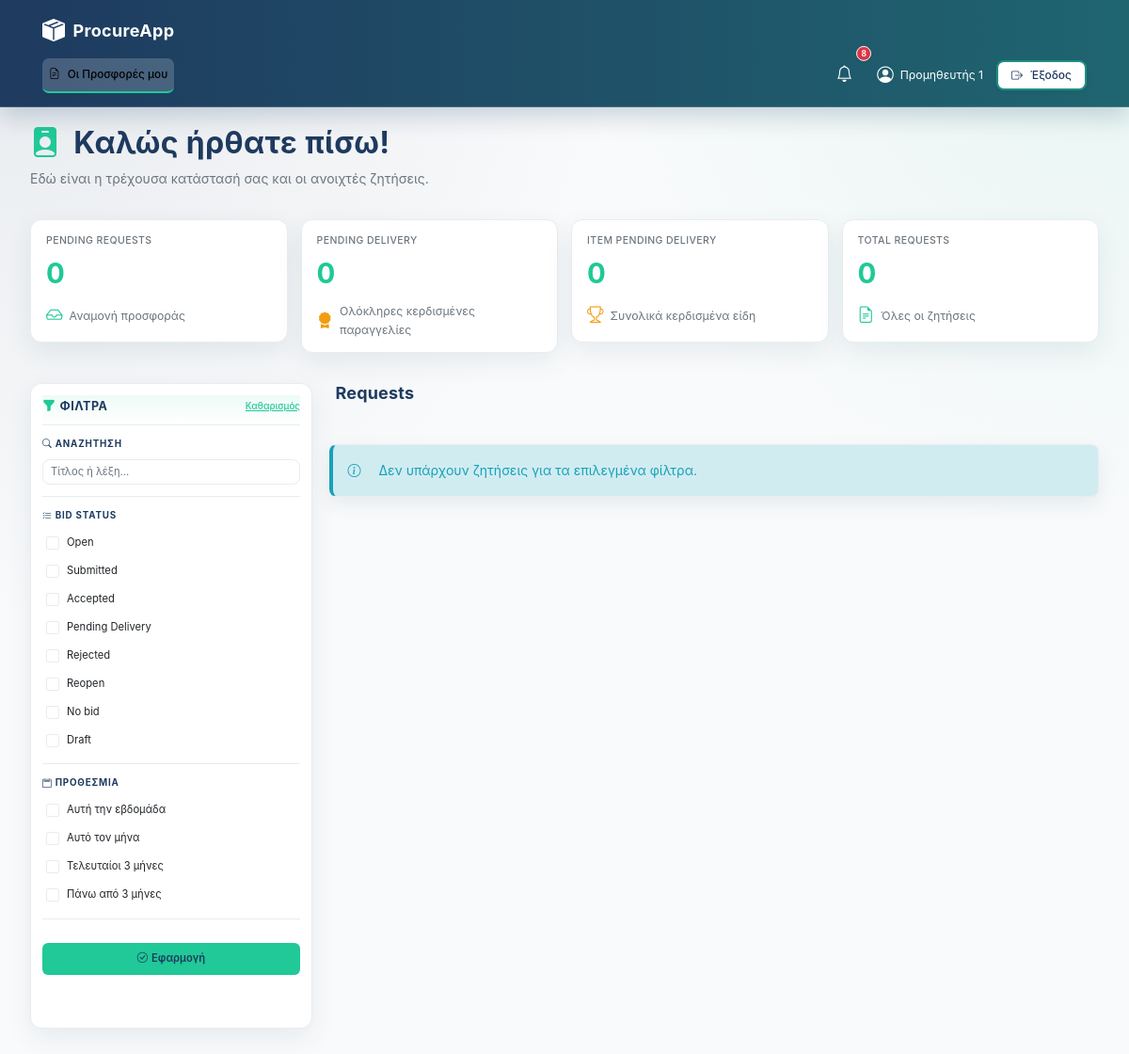
/supplier/ (signed in), run on an earlier commit of the app's database.
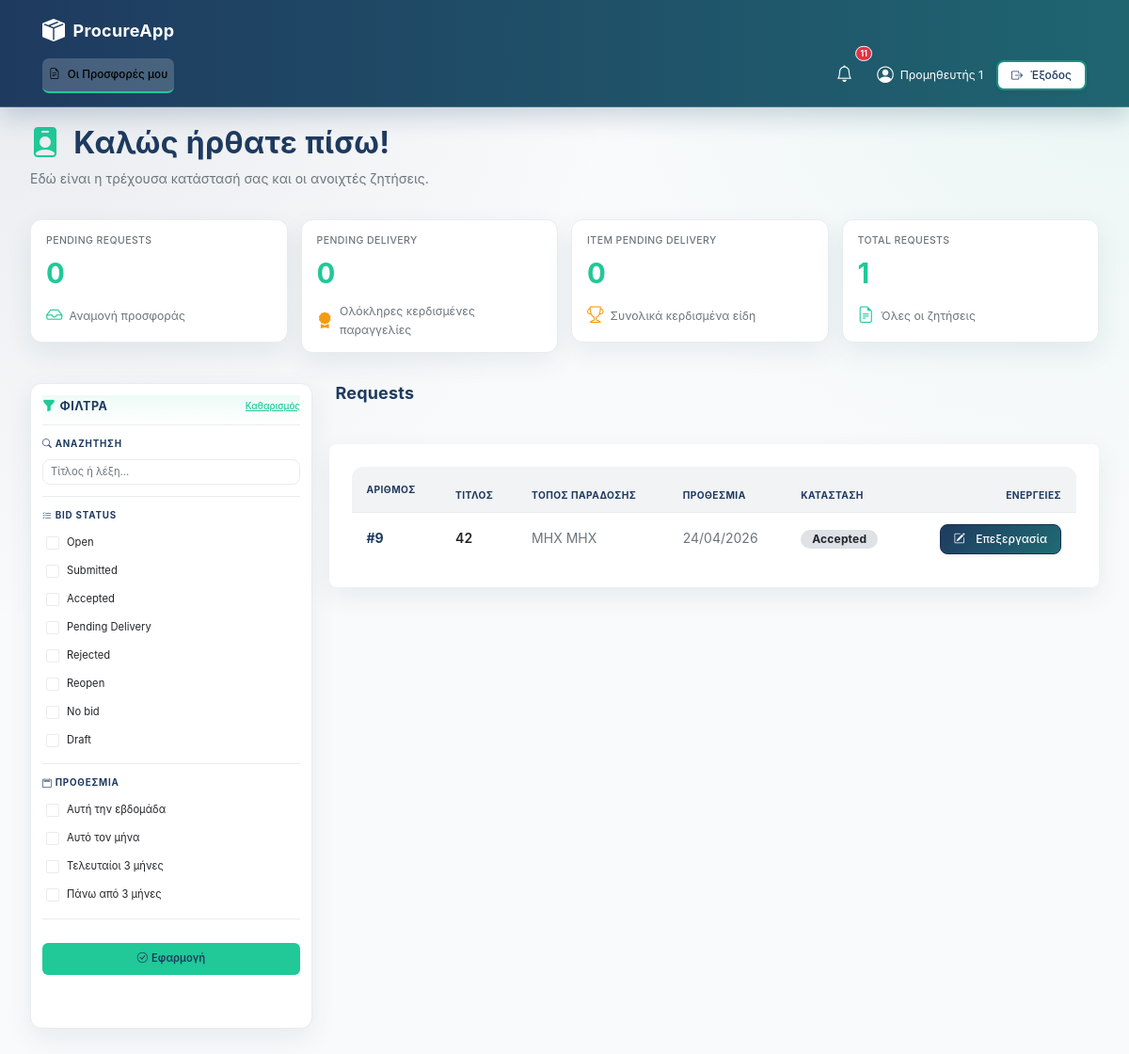
And on a later commit of the database.
### models.py (models this page shows)
class RequestRFQ(db.Model):
    __tablename__ = "requests"
    id = db.Column(db.Integer, primary_key=True)
    title = db.Column(db.String(200), nullable=False)
    description = db.Column(db.Text, nullable=True)
    documents = db.Column(db.String(255), nullable=True)
    created_by = db.Column(db.String(100), nullable=False)
    created_at = db.Column(db.DateTime, default=datetime.utcnow)
    delivery_location = db.Column(db.String(255), nullable=True)
    receiving_manager = db.Column(db.String(120), nullable=True)
    phone = db.Column(db.String(50), nullable=True)
    submit_deadline = db.Column(db.DateTime, nullable=False)
    delivery_deadline = db.Column(db.DateTime, nullable=False)
    status = db.Column(db.String(20), default=RFQStatus.PENDING)
    status_changed_at = db.Column(db.DateTime, default=datetime.utcnow)
    approved_by = db.Column(db.String(100), nullable=True)
    approved_at = db.Column(db.DateTime, nullable=True)
    denial_reason = db.Column(db.Text, nullable=True)
    winning_bid_id = db.Column(db.Integer, db.ForeignKey('bids.id'), nullable=True)
    cost_center_id = db.Column(db.Integer, db.ForeignKey('cost_centers.id'), nullable=True)
    estimated_budget = db.Column(db.Numeric(12, 2), nullable=True)
    priority = db.Column(db.String(20), default='normal', nullable=False)
    category = db.Column(db.String(50), nullable=True)
    award_date = db.Column(db.DateTime, nullable=True)
    cost_center = db.relationship('CostCenter', backref='rfqs')
    items = db.relationship('RequestItem', backref='rfq', lazy=True, cascade="all, delete-orphan")
    bids = db.relationship('Bid', backref='rfq', lazy=True, foreign_keys="[Bid.request_id]", cascade="all, delete-orphan")
    allowed_suppliers = db.relationship('AllowedSupplier', backref='rfq', lazy=True, cascade="all, delete-orphan")

### app/routes/supplier.py (the view, shortened to what this page needs)
@supplier_bp.route("/")
@require_role("supplier")
def dashboard():
    from models import AllowedSupplier, User
    page = request.args.get('page', 1, type=int)
    per_page = 10
    status_filters = [
        v for v in _parse_multi_values(request.args, 'status')
        if v in {'open', 'submitted', 'accepted', 'awarded', 'rejected', 'reopen', 'no_bid', 'draft'}
    ]
    q = (request.args.get('q') or '').strip()
    bid_state_filters = [v for v in _parse_multi_values(request.args, 'bid_state') if v in {'submitted', 'draft', 'reopen', 'rejected', 'no_bid'}]
    deadline_filters = [v for v in _parse_multi_values(request.args, 'deadline') if v in {'week', 'month', 'quarter', 'older'}]
    username = session.get('username')
    supplier_name = session.get('name')
    supplier_user = User.query.filter_by(username=username).first()
    allowed_rfq_ids = [a.request_id for a in AllowedSupplier.query.filter_by(
        supplier_username=username
    ).all()]
    qry = RequestRFQ.query.filter(RequestRFQ.id.in_(allowed_rfq_ids)) if allowed_rfq_ids else RequestRFQ.query.filter(RequestRFQ.id == -1)
    qry = qry.filter(RequestRFQ.status.in_(SUPPLIER_VISIBLE_RFQ_STATUSES))
    if q:
        like = f"%{q}%"
        qry = qry.filter(or_(
            RequestRFQ.title.ilike(like),
            RequestRFQ.description.ilike(like)
        ))
    all_rfqs = qry.order_by(RequestRFQ.created_at.desc()).all()
    supplier_bids = Bid.query.filter_by(
        supplier_id=supplier_user.id if supplier_user else None
    ).order_by(Bid.created_at.desc(), Bid.id.desc()).all() if supplier_user else []
    reopen_bid_ids = {
        r.bid_id for r in BidRevision.query.filter(
            BidRevision.bid_id.in_([b.id for b in supplier_bids])
        ).all()
    } if supplier_bids else set()
    bids_map = {}
    for bid in supplier_bids:
        if bid.request_id not in bids_map:
            bids_map[bid.request_id] = bid
    awards = ItemAward.query.join(
        RequestRFQ, ItemAward.request_id == RequestRFQ.id
    ).filter(
        ItemAward.supplier_name == supplier_name,
        RequestRFQ.status.in_([RFQStatus.CLOSED, RFQStatus.RECEIVED])
    ).all()
    award_request_ids = {a.request_id for a in awards}
    awarded_bid_ids = {a.bid_id for a in awards}
    filtered_rfqs = list(all_rfqs)
    if status_filters:
        filtered_rfqs = [
            r for r in filtered_rfqs
            if _get_supplier_rfq_status(r, bids_map.get(r.id), reopen_bid_ids, awarded_bid_ids) in status_filters
        ]
    pending_count = 0
    submitted_count = 0
    bid_values = []
    for rfq in filtered_rfqs:
        if rfq.id in bids_map:
            bid = bids_map[rfq.id]
            if bid.status == BidStatus.SUBMITTED:
                submitted_count += 1
            if bid.price:
                bid_values.append(float(bid.price))
        else:
            if rfq.status in [RFQStatus.OPEN, RFQStatus.PENDING_FINAL_APPROVAL]:
                pending_count += 1
    filtered_request_ids = {rfq.id for rfq in filtered_rfqs}
    awards_count = len([
        aw for aw in awards
        if aw.request_item_id is not None and aw.request_id in filtered_request_ids
    ])
    non_shipping_item_counts = {}
    if filtered_request_ids:
        for item in RequestItem.query.filter(RequestItem.request_id.in_(filtered_request_ids)).all():
            non_shipping_item_counts[item.request_id] = non_shipping_item_counts.get(item.request_id, 0) + 1
    supplier_awarded_items_by_request = {}
    for aw in awards:
        if aw.request_item_id is None or aw.request_id not in filtered_request_ids:
            continue
        supplier_awarded_items_by_request.setdefault(aw.request_id, set()).add(aw.request_item_id)
    full_awarded_count = 0
    for request_id in filtered_request_ids:
        total_items = non_shipping_item_counts.get(request_id, 0)
        if total_items <= 0:
            continue
        awarded_items = len(supplier_awarded_items_by_request.get(request_id, set()))
        if awarded_items >= total_items:
            full_awarded_count += 1
    total_awards_value = Decimal(0)
    for award in awards:
        total_awards_value += (award.line_total or Decimal(0))
    avg_bid_value = sum(bid_values) / len(bid_values) if bid_values else 0
    win_rate = (full_awarded_count / submitted_count * 100) if submitted_count > 0 else 0
    total_items = len(filtered_rfqs)
    total_pages = (total_items + per_page - 1) // per_page
    start_idx = (page - 1) * per_page
    paginated_rfqs = filtered_rfqs[start_idx : start_idx + per_page]
    return render_template("supplier_dash_improved.html",
                         rfqs=paginated_rfqs,
                         status_filters=status_filters,
                         q=q,
                         bid_state_filters=bid_state_filters,
                         deadline_filters=deadline_filters,
                         page=page,
                         total_pages=total_pages,
                         bids_map=bids_map,
                         reopen_bid_ids=reopen_bid_ids,
                         awarded_bid_ids=awarded_bid_ids,
                         pending_count=pending_count,
                         submitted_count=submitted_count,
                         full_awarded_count=full_awarded_count,
                         awards_count=awards_count,
                         avg_bid_value=avg_bid_value,
                         total_awards_value=total_awards_value,
                         win_rate=win_rate,
                         now=datetime.now())

### app/auth.py (called while the page is built)
def require_roles(*roles):
    def wrap(fn):
        @wraps(fn)
        def inner(*args, **kwargs):
            if session.get("role") not in roles:
                flash("Δεν έχεις δικαίωμα πρόσβασης.", "danger")
                return redirect(url_for("auth.login"))
            return fn(*args, **kwargs)
        return inner
    return wrap

### app/routes/supplier.py (called while the page is built, shortened)
def _parse_multi_values(args, key):
    values = []
    return values

### templates/supplier_dash_improved.html (shortened to what the changed rows need)
{% extends "base.html" %}
{% block content %}
<div class="d-flex justify-content-between align-items-center mb-8">
  <div>
    <h1 class="mb-2" style="color: var(--color-navy);">
      <i class="bi bi-person-badge-fill me-3" style="color: var(--color-teal);"></i>Καλώς ήρθατε πίσω!
    </h1>
  </div>
</div>
<div class="row g-4 mb-8 supplier-kpi-grid">
  <div class="col-12 col-sm-6 col-lg-3">
    <div class="kpi-card accent-teal">
      <div class="kpi-card-title">Total requests</div>
      <div class="kpi-card-value">{{ rfqs|length if rfqs else 0 }}</div>
      <div class="d-flex align-items-center gap-2">
        <i class="bi bi-file-earmark-text" style="font-size: 1.25rem; color: var(--color-teal);"></i>
        <span class="small" style="color: var(--color-text-secondary);">Όλες οι ζητήσεις</span>
      </div>
    </div>
  </div>
</div>
<div class="row g-4 mb-8 dashboard-split-layout">
  <div class="col-12 col-lg-9 dashboard-results-col">
    <div class="mb-8">
      <div class="d-flex justify-content-between align-items-center mb-5">
        <h2 class="mb-0" style="color: var(--color-navy); font-size: var(--font-size-lg);">
          Requests
        </h2>
      </div>
      {% if rfqs %}
      <div class="card shadow-md overflow-hidden" style="border: none; border-radius: var(--radius-lg);">
        <div class="table-responsive">
          <table class="table">
            <thead>
              <tr>
                <th style="padding: var(--space-4);">Αριθμός</th>
                <th>Τίτλος</th>
                <th>Τόπος Παράδοσης</th>
                <th>Προθεσμία</th>
                <th>Κατάσταση</th>
                <th style="text-align: right; padding-right: var(--space-4);">Ενέργειες</th>
              </tr>
            </thead>
            <tbody>
              {% for rfq in rfqs %}
              <tr>
                <td style="padding: var(--space-4);">
                  <span class="fw-bold" style="color: var(--color-navy);">#{{ rfq.id }}</span>
                </td>
                <td style="padding: var(--space-4);">
                  <span class="fw-semibold" style="color: var(--color-text-primary);">{{ rfq.title }}</span>
                </td>
                <td style="padding: var(--space-4); color: var(--color-text-secondary);">{{ rfq.delivery_location or '-' }}</td>
                <td style="padding: var(--space-4); color: var(--color-text-secondary);">
                  {% if rfq.submit_deadline %}
                    {{ rfq.submit_deadline.strftime('%d/%m/%Y') }}
                  {% else %}
                    -
                  {% endif %}
                </td>
                <td style="padding: var(--space-4);">
                  {% if bids_map and rfq.id in bids_map %}
                    {% set current_bid = bids_map[rfq.id] %}
                    {% if reopen_bid_ids and current_bid.id in reopen_bid_ids %}
                      <span class="badge bg-info text-dark">Reopen</span>
                    {% elif current_bid.status == 'submitted' %}
                      <span class="badge badge-success">Submitted</span>
                    {% elif current_bid.status == 'accepted' and awarded_bid_ids and current_bid.id in awarded_bid_ids %}
                      <span class="badge bg-success">Pending Delivery</span>
                    {% elif current_bid.status == 'accepted' %}
                      <span class="badge badge-secondary">Accepted</span>
                    {% elif current_bid.status == 'rejected' %}
                      <span class="badge bg-danger">Rejected</span>
                    {% elif current_bid.status == 'draft' %}
                      <span class="badge badge-warning text-dark">Draft</span>
                    {% else %}
                      <span class="badge badge-secondary">{{ get_status_display_name(current_bid.status) }}</span>
                    {% endif %}
                  {% else %}
                    {% if rfq.status in ['pending_delivery', 'received'] %}
                      <span class="badge badge-secondary">No bid</span>
                    {% else %}
                      <span class="badge bg-info text-dark">Open</span>
                    {% endif %}
                  {% endif %}
                </td>
                <td style="text-align: right; padding-right: var(--space-4);">
                  <a href="{{ url_for('supplier.bid', req_id=rfq.id) }}" class="btn btn-primary btn-sm px-3">
                    {% if bids_map and rfq.id in bids_map %}<i class="bi bi-pencil-square me-1"></i>Επεξεργασία{% else %}<i class="bi bi-plus-lg me-1"></i>Υποβολή{% endif %}
                  </a>
                </td>
              </tr>
              {% endfor %}
            </tbody>
          </table>
        </div>
      </div>
      {% else %}
      <div class="alert alert-info" style="border-left: 4px solid var(--color-info); border-radius: var(--radius-lg);">
        <i class="bi bi-info-circle me-2"></i>Δεν υπάρχουν ζητήσεις για τα επιλεγμένα φίλτρα.
      </div>
      {% endif %}
    </div>
  </div>
</div>
{% endblock %}

What changed in the data, as far as the page shows it:
added RequestRFQ: id "9", title "42", delivery_location "ΜΗΧ ΜΗΧ", submit_deadline "24/04/2026", shows "Accepted", shows "Επεξεργασία"
Also different on the page:
{{ unread_notifs|length }}: "8" → "11"
{{ rfqs|length if rfqs else 0 }}: "0" → "1"
text no longer shown: "Δεν υπάρχουν ζητήσεις για τα επιλεγμένα φίλτρα."
text now shown: "ΑΡΙΘΜΌΣ ΤΊΤΛΟΣ ΤΌΠΟΣ ΠΑΡΆΔΟΣΗΣ ΠΡΟΘΕΣΜΊΑ ΚΑΤΆΣΤΑΣΗ ΕΝΈΡΓΕΙΕΣ"
